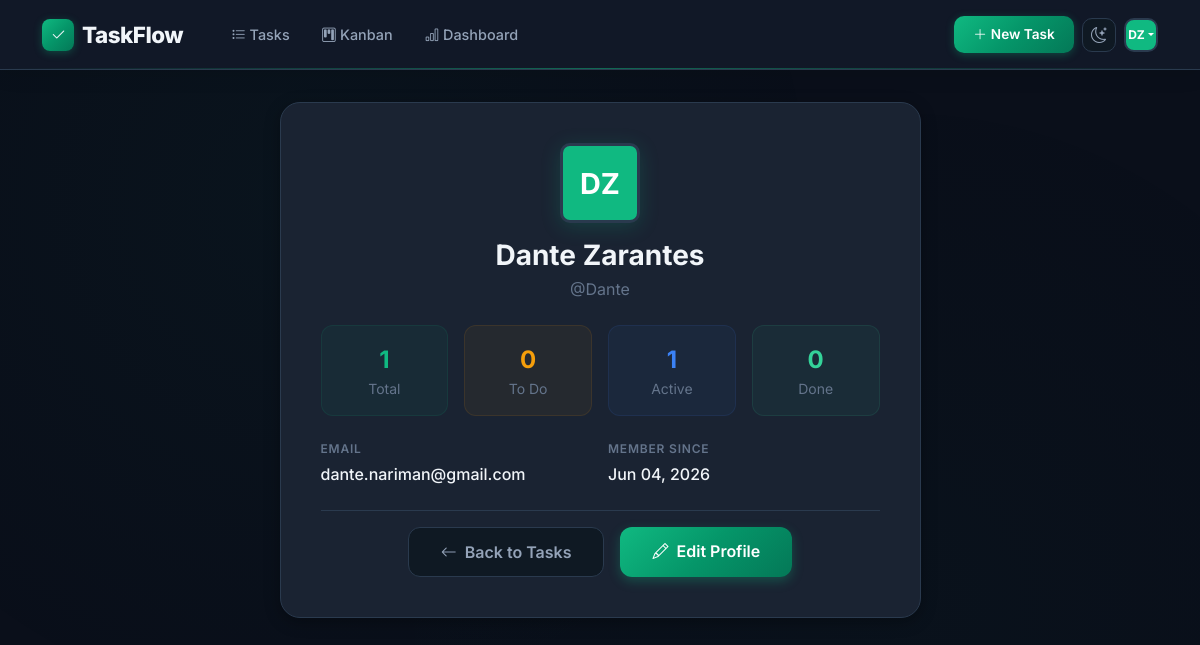
The app's page /profile/ (signed in), older data.
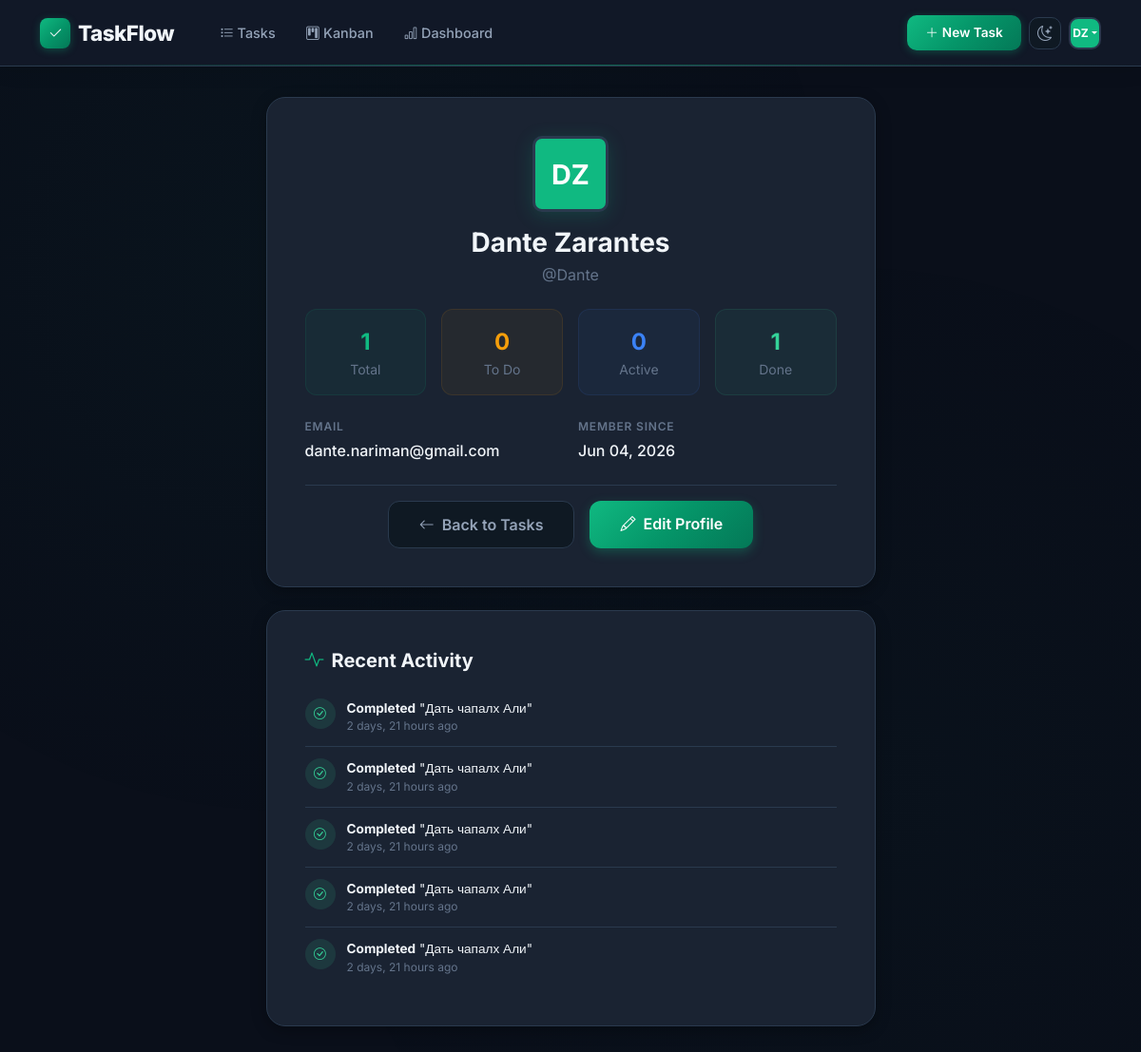
The same page, newer data.
### tasks/models.py (models this page shows, shortened)
class Profile(models.Model):
    user = models.OneToOneField(User, on_delete=models.CASCADE, related_name='profile')
    avatar_color = models.CharField(max_length=7, default='#10b981')
    bio = models.TextField(max_length=500, blank=True)
    location = models.CharField(max_length=100, blank=True)
    theme = models.CharField(max_length=10, choices=[('dark', 'Dark'), ('light', 'Light')], default='dark')
    created_at = models.DateTimeField(auto_now_add=True)
    @property
    def initials(self):
        if self.user.first_name and self.user.last_name:
            return f"{self.user.first_name[0]}{self.user.last_name[0]}".upper()
        return self.user.username[:2].upper()

class Activity(models.Model):
    ACTION_CHOICES = [
        ('created', 'Created'),
        ('updated', 'Updated'),
        ('completed', 'Completed'),
        ('reopened', 'Reopened'),
        ('deleted', 'Deleted'),
    ]
    user = models.ForeignKey(User, on_delete=models.CASCADE, related_name='activities')
    task_title = models.CharField(max_length=200)
    action = models.CharField(max_length=15, choices=ACTION_CHOICES)
    timestamp = models.DateTimeField(auto_now_add=True)
    class Meta:
        ordering = ['-timestamp']
        verbose_name_plural = 'Activities'
    @property
    def icon(self):
        icons = {
            'created': 'bi-plus-circle',
            'updated': 'bi-pencil',
            'completed': 'bi-check-circle',
            'reopened': 'bi-arrow-counterclockwise',
            'deleted': 'bi-trash3',
        }
        return icons.get(self.action, 'bi-circle')
    @property
    def color(self):
        colors = {
            'created': '#10b981',
            'updated': '#3b82f6',
            'completed': '#34d399',
            'reopened': '#f59e0b',
            'deleted': '#ef4444',
        }
        return colors.get(self.action, '#94a3b8')

### tasks/views.py (the view)
# urls.py: path('profile/', views.profile_view, name='profile'),
@login_required
def profile_view(request):
    profile, _ = Profile.objects.get_or_create(user=request.user)
    user_tasks = Task.objects.filter(user=request.user)
    stats = {
        'total': user_tasks.count(),
        'completed': user_tasks.filter(status='done').count(),
        'in_progress': user_tasks.filter(status='in_progress').count(),
        'pending': user_tasks.filter(status='todo').count(),
    }
    recent_activity = Activity.objects.filter(user=request.user)[:10]
    context = {
        'profile': profile,
        'stats': stats,
        'recent_activity': recent_activity,
    }
    return render(request, 'accounts/profile.html', context)

### templates/accounts/profile.html (shortened to what this page needs)
{% extends 'base.html' %}
{% block content %}
<div class="row justify-content-center">
    <div class="col-md-8 col-lg-7">
        <div class="detail-card animate-in">
            <div class="text-center mb-4">
                <div class="avatar-sm mx-auto mb-3" style="width: 80px; height: 80px; font-size: 1.8rem; background: {{ profile.avatar_color }}; border: 3px solid var(--border-color); box-shadow: 0 4px 20px rgba(16, 185, 129, 0.2);">
                    {{ profile.initials }}
                </div>
                <h3 class="fw-bold mb-1" style="color: var(--text-primary);">{{ user.get_full_name|default:user.username }}</h3>
                <p style="color: var(--text-muted);" class="mb-0">@{{ user.username }}</p>
            </div>
            <div class="row g-3 mb-4">
                <div class="col-3">
                    <div class="text-center p-3" style="background: rgba(16, 185, 129, 0.05); border-radius: 12px; border: 1px solid rgba(16, 185, 129, 0.1);">
                        <div class="fw-bold fs-4" style="color: var(--green-primary);">{{ stats.total }}</div>
                        <div class="small" style="color: var(--text-muted);">Total</div>
                    </div>
                </div>
                <div class="col-3">
                    <div class="text-center p-3" style="background: rgba(245, 158, 11, 0.05); border-radius: 12px; border: 1px solid rgba(245, 158, 11, 0.1);">
                        <div class="fw-bold fs-4" style="color: var(--accent-amber);">{{ stats.pending }}</div>
                        <div class="small" style="color: var(--text-muted);">To Do</div>
                    </div>
                </div>
                <div class="col-3">
                    <div class="text-center p-3" style="background: rgba(59, 130, 246, 0.05); border-radius: 12px; border: 1px solid rgba(59, 130, 246, 0.1);">
                        <div class="fw-bold fs-4" style="color: var(--accent-blue);">{{ stats.in_progress }}</div>
                        <div class="small" style="color: var(--text-muted);">Active</div>
                    </div>
                </div>
                <div class="col-3">
                    <div class="text-center p-3" style="background: rgba(52, 211, 153, 0.05); border-radius: 12px; border: 1px solid rgba(52, 211, 153, 0.1);">
                        <div class="fw-bold fs-4" style="color: var(--green-light);">{{ stats.completed }}</div>
                        <div class="small" style="color: var(--text-muted);">Done</div>
                    </div>
                </div>
            </div>
            <div class="row g-3 mb-4">
                <div class="col-md-6">
                    <div class="detail-label">Email</div>
                    <div class="detail-value">{{ user.email|default:"Not set" }}</div>
                </div>
                <div class="col-md-6">
                    <div class="detail-label">Member Since</div>
                    <div class="detail-value">{{ user.date_joined|date:"M d, Y" }}</div>
                </div>
            </div>
            <div class="d-flex gap-3 justify-content-center pt-3 border-top">
                <a href="{% url 'task_list' %}" class="btn btn-cancel">
                    <i class="bi bi-arrow-left me-1"></i> Back to Tasks
                </a>
                <a href="{% url 'profile_edit' %}" class="btn btn-submit">
                    <i class="bi bi-pencil me-1"></i> Edit Profile
                </a>
            </div>
        </div>
    </div>
    {% if recent_activity %}
    <div class="col-md-8 col-lg-7 mt-4">
        <div class="detail-card animate-in" style="animation-delay: 0.2s;">
            <h5 class="fw-bold mb-3" style="color: var(--text-primary);">
                <i class="bi bi-activity me-2" style="color: var(--green-primary);"></i>Recent Activity
            </h5>
            <div class="activity-feed">
                {% for activity in recent_activity %}
                <div class="activity-item">
                    <div class="activity-icon" style="background: {{ activity.color }}20; color: {{ activity.color }};">
                        <i class="bi {{ activity.icon }}"></i>
                    </div>
                    <div class="flex-grow-1">
                        <div style="color: var(--text-primary); font-size: 0.85rem;">
                            <strong>{{ activity.get_action_display }}</strong> "{{ activity.task_title|truncatewords:6 }}"
                        </div>
                        <div style="color: var(--text-muted); font-size: 0.75rem;">
                            {{ activity.timestamp|timesince }} ago
                        </div>
                    </div>
                </div>
                {% endfor %}
            </div>
        </div>
    </div>
    {% endif %}
</div>
{% endblock %}

### templates/base.html (shortened to what this page needs)
<!DOCTYPE html>
<html lang="en" data-theme="dark">
<head>
    <link href="https://cdn.jsdelivr.net/npm/bootstrap@5.3.2/dist/css/bootstrap.min.css" rel="stylesheet">
    <link href="https://cdn.jsdelivr.net/npm/bootstrap-icons@1.11.2/font/bootstrap-icons.min.css" rel="stylesheet">
</head>
<body>
    <nav class="navbar navbar-expand-lg">
        <div class="container">
            <a class="navbar-brand" href="{% url 'task_list' %}">
                <span class="brand-icon"><i class="bi bi-check2"></i></span>
                TaskFlow
            </a>
            <div class="collapse navbar-collapse" id="navbarNav">
                {% if user.is_authenticated %}
                <ul class="navbar-nav me-auto ms-3">
                    <li class="nav-item">
                        <a class="nav-link nav-link-custom {% if request.resolver_match.url_name == 'task_list' %}active{% endif %}" href="{% url 'task_list' %}">
                            <i class="bi bi-list-task me-1"></i>Tasks
                        </a>
                    </li>
                    <li class="nav-item">
                        <a class="nav-link nav-link-custom {% if request.resolver_match.url_name == 'kanban' %}active{% endif %}" href="{% url 'kanban' %}">
                            <i class="bi bi-kanban me-1"></i>Kanban
                        </a>
                    </li>
                    <li class="nav-item">
                        <a class="nav-link nav-link-custom {% if request.resolver_match.url_name == 'dashboard' %}active{% endif %}" href="{% url 'dashboard' %}">
                            <i class="bi bi-bar-chart me-1"></i>Dashboard
                        </a>
                    </li>
                </ul>
                <div class="d-flex align-items-center gap-2">
                    <a href="{% url 'task_create' %}" class="btn btn-create" title="New Task (N)">
                        <i class="bi bi-plus-lg me-1"></i>New Task
                    </a>
                    <button class="theme-toggle" id="themeToggle" title="Toggle theme (T)" aria-label="Toggle theme">
                        <i class="bi bi-moon-stars" id="themeIcon"></i>
                    </button>
                    <div class="dropdown">
                        <a href="#" class="avatar-sm dropdown-toggle text-decoration-none" data-bs-toggle="dropdown" aria-expanded="false" style="background: {{ user.profile.avatar_color|default:'#10b981' }};">
                            {{ user.profile.initials }}
                        </a>
                    </div>
                </div>
                {% endif %}
            </div>
        </div>
    </nav>
    <main class="main-content">
        <div class="container">
            {% block content %}{% endblock %}
        </div>
    </main>
</body>
</html>

Row changes from the older to the newer data that the page shows:
added Activity: action "Completed", task_title "Дать чапалх Али", timestamp "2 days, 21 hours"
added Activity: action "Completed", task_title "Дать чапалх Али", timestamp "2 days, 21 hours"
added Activity: action "Completed", task_title "Дать чапалх Али", timestamp "2 days, 21 hours"
added Activity: action "Completed", task_title "Дать чапалх Али", timestamp "2 days, 21 hours"
added Activity: action "Completed", task_title "Дать чапалх Али", timestamp "2 days, 21 hours"
Text that changed along with them:
{{ stats.in_progress }}: "1" → "0"
{{ stats.completed }}: "0" → "1"
text now shown: "Recent Activity"
